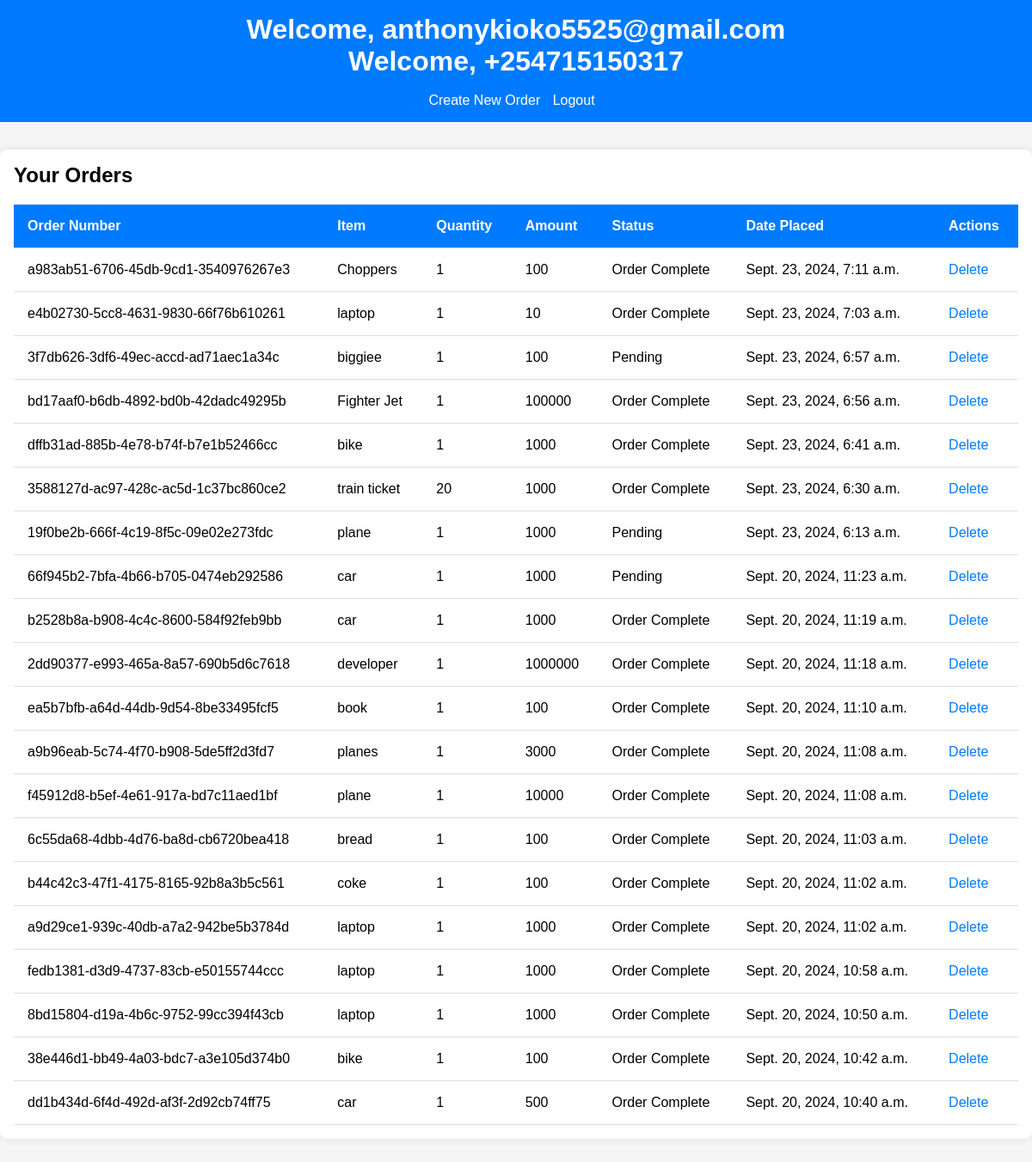
/orders/3/ (signed in), run on an earlier commit of the app's database.
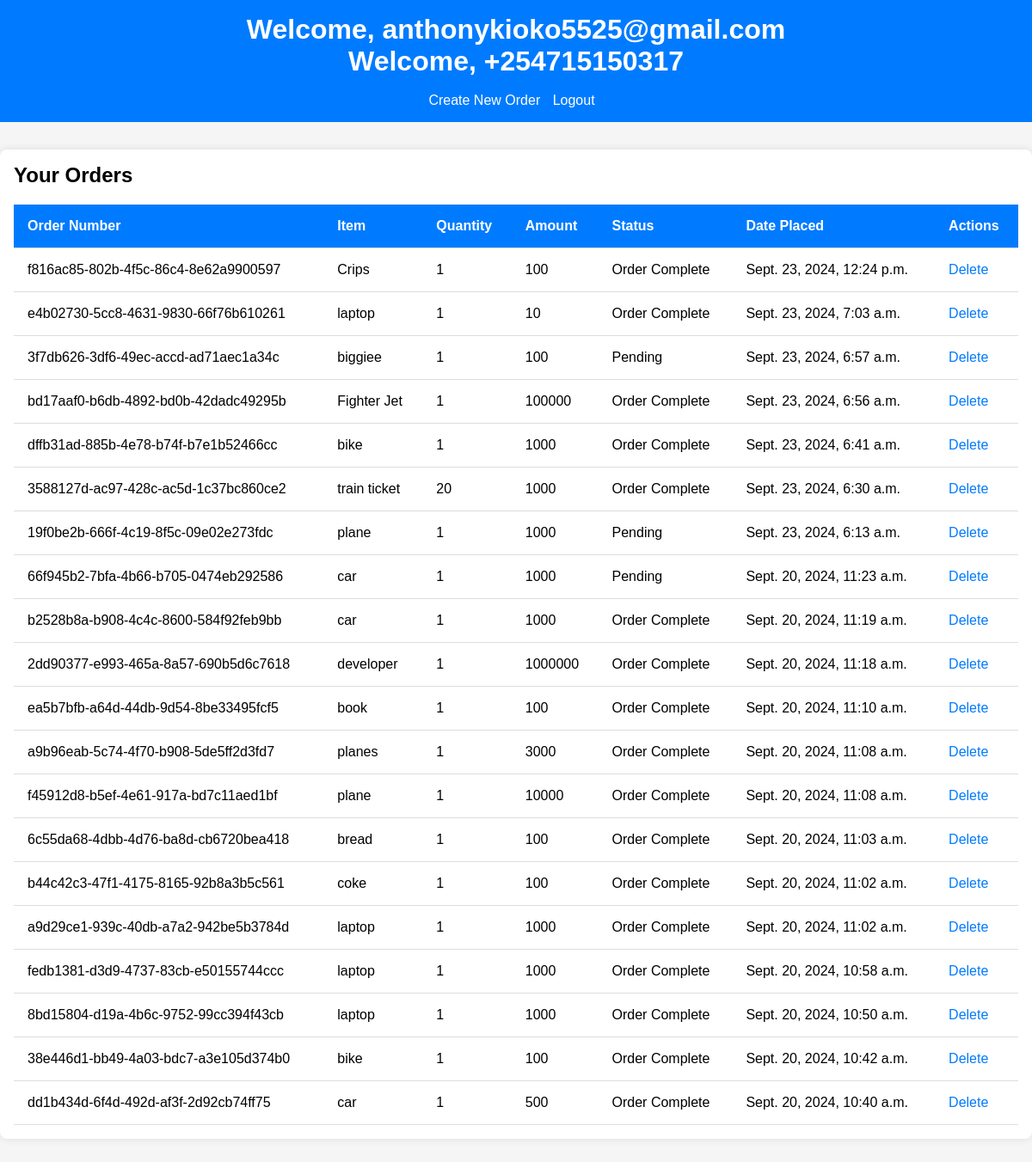
And on a later commit of the database.
### core/models.py (models this page shows, shortened)
class Customer(AbstractBaseUser):
    email = models.EmailField(unique=True, blank=False)
    phone_number = PhoneNumberField(max_length=13)
    customer_code = models.CharField(max_length=100)
    USERNAME_FIELD = "email"
    REQUIRED_FIELDS = ["customer_code"]
    objects = CustomerManager()

class Order(models.Model):
    order_number = models.UUIDField(default=uuid.uuid4, editable=False)
    customer = models.ForeignKey(Customer, on_delete=models.CASCADE, related_name='orders')
    item_to_order = models.CharField(max_length=200)
    amount = models.PositiveBigIntegerField()
    quantity = models.PositiveIntegerField(default=1)
    order_placed_at = models.DateTimeField(auto_now_add=True)
    status = models.CharField(choices=STATUS, default="Pending", max_length=100)
    class Meta:
        ordering = ['-order_placed_at']

### core/views.py (the view)
@login_required(login_url= 'login')
def listOrdersByCustomer(request, customer_id):
    customer = get_object_or_404(Customer, pk=customer_id)
    orders = Order.objects.filter(customer=customer)
    context = {"orders": orders, "customer": customer}
    return render(request, "list_order.html", context)

### core/phone_number.py (called while the page is built)
    def from_db_value(self, value, expression, connection):
        if value is None:
            return value
        return "+" + value

### core/templates/list_order.html (shortened to what this page needs)
{% load static %}
{% load static %}
<!DOCTYPE html>
<html lang="en">
<head>
  <link rel="stylesheet" href="{% static 'css/home.css' %}">
</head>
<body>
  <header>
    <h1>Welcome, {{ customer.email }}</h1>
    <h1>Welcome, {{ customer.phone_number }}</h1>
    <br>
    <nav>
      <ul>
        <li><a href="{% url 'create_order' %}">Create New Order</a></li>
        <li><a href="{% url 'logout' %}">Logout</a></li>
      </ul>
    </nav>
  </header>
  <section class="orders-container">
    <h2>Your Orders</h2>
    {% if orders %}
    <div class="orders-table-container">
      <table class="orders-table">
        <thead>
          <tr>
            <th>Order Number</th>
            <th>Item</th>
            <th>Quantity</th>
            <th>Amount</th>
            <th>Status</th>
            <th>Date Placed</th>
            <th>Actions</th>
          </tr>
        </thead>
        <tbody>
          {% for order in orders %}
          <tr>
            <td>{{ order.order_number }}</td>
            <td>{{ order.item_to_order }}</td>
            <td>{{ order.quantity }}</td>
            <td>{{ order.amount }}</td>
            <td>{{ order.status }}</td>
            <td>{{ order.order_placed_at }}</td>
            <td>
              <a href="{% url 'delete_order' order.pk %}">Delete</a>
            </td>
          </tr>
          {% endfor %}
        </tbody>
      </table>
    </div>
    {% else %}
    <p>No orders found. <a href="{% url 'create_order' %}">Create your first order!</a></p>
    {% endif %}
  </section>
</body>
</html>

### core/static/css/home.css (style rules this page uses)
body { font-family: Arial, sans-serif; margin: 0; padding: 0; background-color: #f5f5f5; }
header { background-color: #007bff; color: #ffffff; padding: 1rem; text-align: center; }
header h1 { margin: 0; }
nav ul { list-style: none; padding: 0; margin: 0; }
nav ul li { display: inline; margin-right: 10px; }
nav ul li a { color: #ffffff; text-decoration: none; }
.orders-container { max-width: 1200px; margin: 2rem auto; padding: 1rem; background-color: #ffffff; border-radius: 8px; box-shadow: 0 0 10px rgba(0, 0, 0, 0.1); }
.orders-container h2 { margin-top: 0; }
.orders-table-container { overflow-x: auto; }
.orders-table { width: 100%; border-collapse: collapse; }
.orders-table th, .orders-table td { padding: 1rem; text-align: left; border-bottom: 1px solid #ddd; }
.orders-table th { background-color: #007bff; color: #ffffff; }
.orders-table td a { color: #007bff; text-decoration: none; }

What changed in the data, as far as the page shows it:
removed Order: order_number "a983ab51-6706-45db-9cd1-3540976267e3", item_to_order "Choppers", quantity "1", amount "100", status "Order Complete", order_placed_at "Sept. 23, 2024, 7:11 a.m."
added Order: order_number "f816ac85-802b-4f5c-86c4-8e62a9900597", item_to_order "Crips", quantity "1", amount "100", status "Order Complete", order_placed_at "Sept. 23, 2024, 12:24 p.m."
